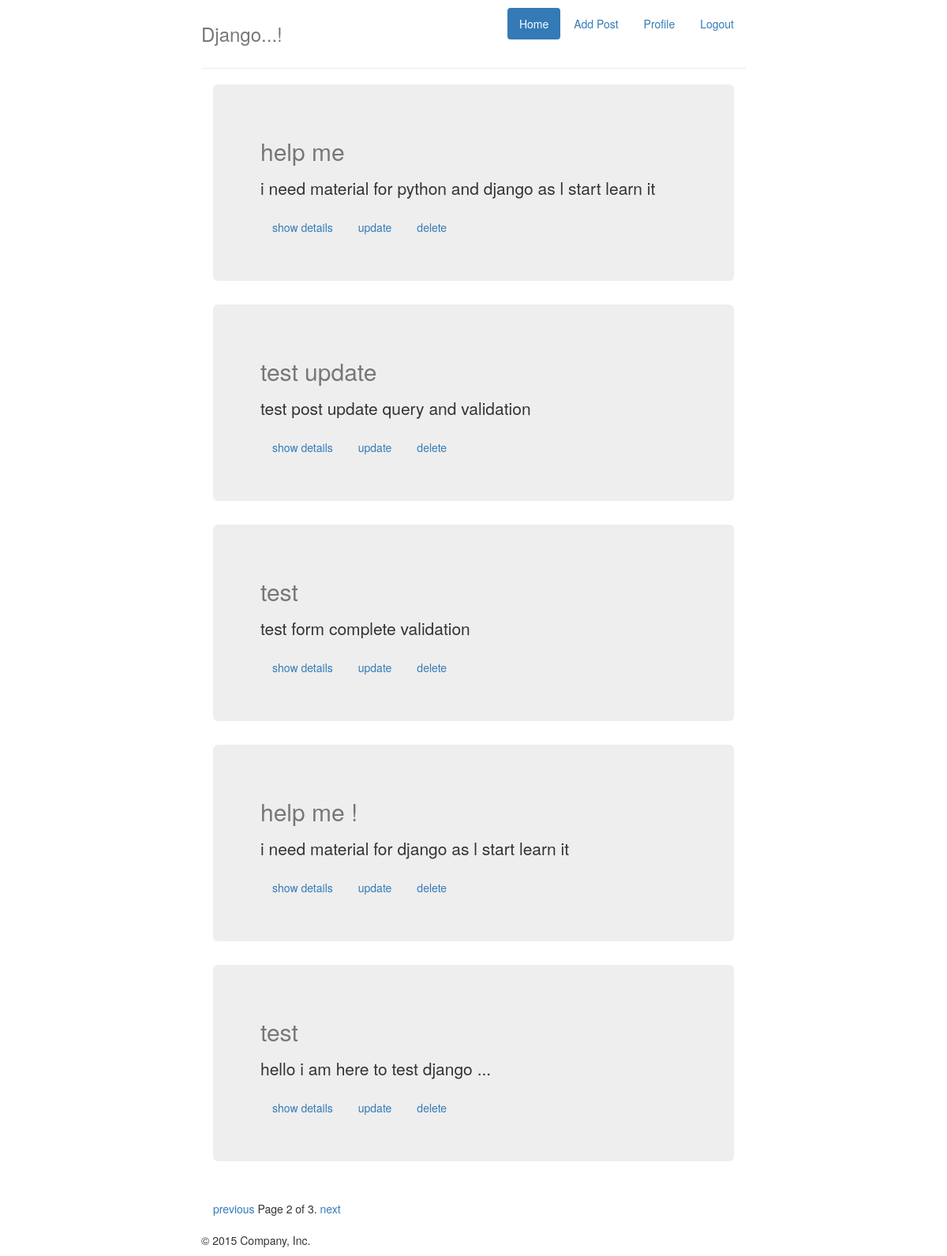
Page /post/?page=2 on the committed database.
### posts/models.py (models this page shows, shortened)
class Posts(models.Model):
	alphanumeric = RegexValidator(r'^[0-9a-zA-Z_ -]*$', 'Only alphanumeric characters are allowed.')
	title = models.CharField(max_length = 60 , validators = [alphanumeric])
	image = models.FileField(null = True , blank = True)
	content = models.TextField(max_length = 160 , validators = [alphanumeric])
	update = models.DateTimeField(auto_now = True , auto_now_add = False)
	timestamp = models.DateTimeField(auto_now = False , auto_now_add = True)

### posts/views.py (the view)
def post_list(request):
	posts_data = Posts.objects.all().order_by("-timestamp")
	paginator = Paginator(posts_data, 5)
	page = request.GET.get('page')
	try:
	    data = paginator.page(page)
	except PageNotAnInteger:
	    data = paginator.page(1)
	except EmptyPage:
	    data = paginator.page(paginator.num_pages)
	return render(request, 'posts/index.html', {'posts': data})

### templates/posts/index.html (shortened to what this page needs)
	{% extends "base.html" %}
	{% block content %}
<div class="container" style="width: 100%;">
    {% for post in posts %}
      <div class="jumbotron">
        <h2 style="color: #777777;">{{post.title}}</h2>
        <p>{{post.content|linebreaks}}</p>
          <ul class="nav nav-pills">
            <li role="presentation"><a href="/post/details/{{post.id}}">show details</a></li>
            <li role="presentation"><a href="/post/{{post.id}}/update">update</a></li>
            <li role="presentation"><a href="/post/{{post.id}}/delete">delete</a></li>
          </ul>
      </div>
	{% endfor %}
  <div class="pagination">
    <span class="step-links">
        {% if posts.has_previous %}
            <a href="?page={{ posts.previous_page_number }}">previous</a>
        {% endif %}
        <span class="current">
            Page {{ posts.number }} of {{ posts.paginator.num_pages }}.
        </span>
        {% if posts.has_next %}
            <a href="?page={{ posts.next_page_number }}">next</a>
        {% endif %}
    </span>
      </div>
</div>
	{% endblock %}

### rows in the picture
Posts: title "help me", content "i need material for python and django as l start learn it"
Posts: title "test update", content "test post update query and validation"
Posts: title "test", content "test form complete validation"
Posts: title "help me !", content "i need material for django as l start learn it"
Posts: title "test", content "hello i am here to test django ..."

### other values in the picture
{{ posts.number }} "2"
{{ posts.paginator.num_pages }} "3"
